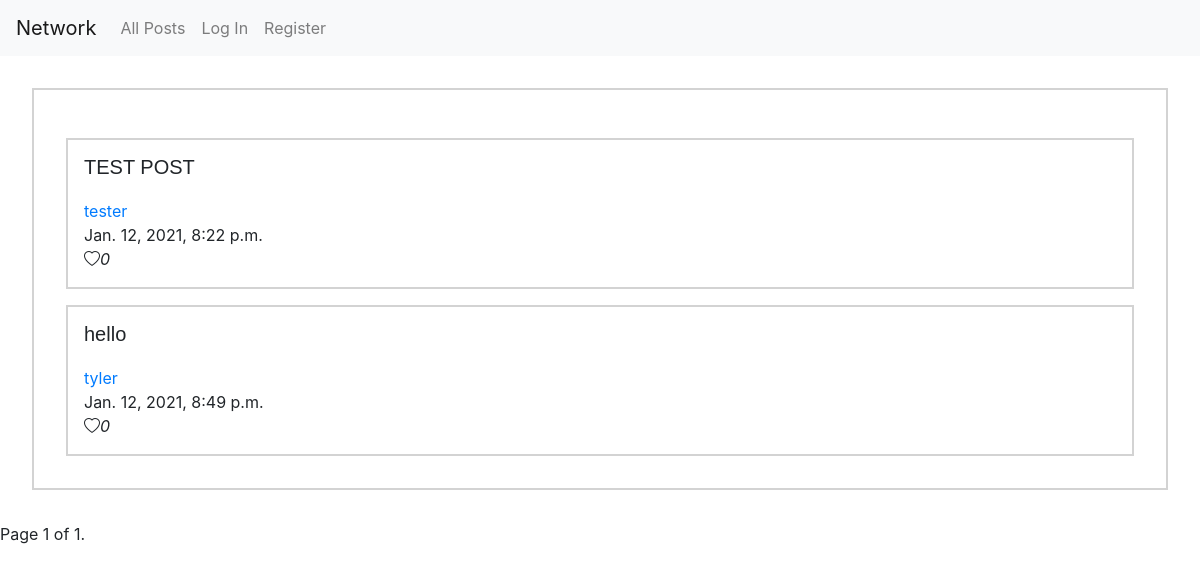
Before: / with the older database file.
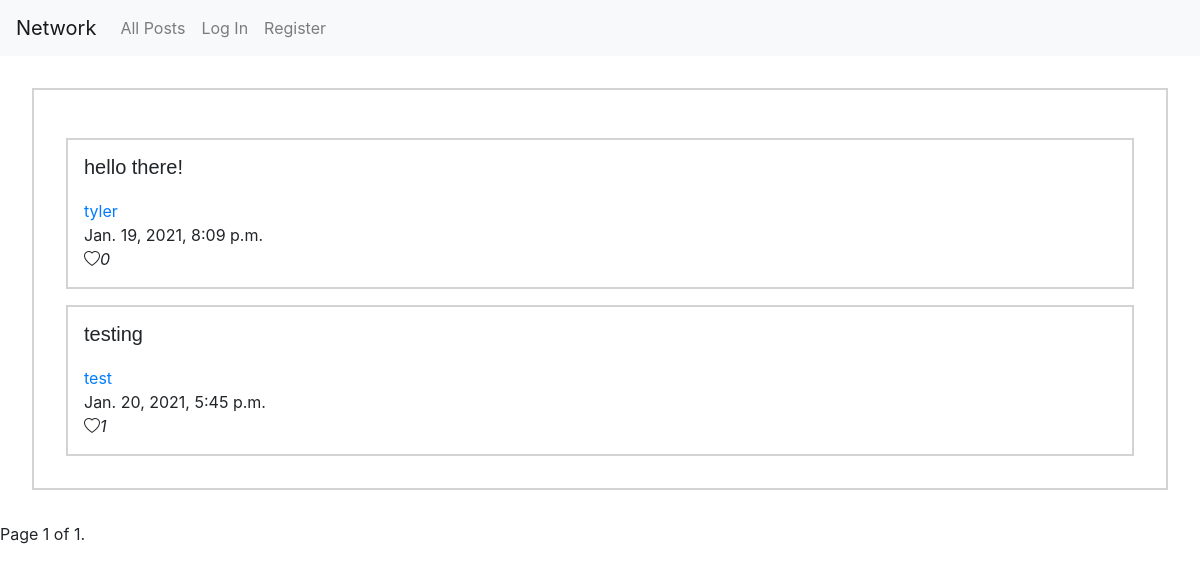
After: the same page with the newer database file.
### network/models.py (models this page shows)
class Post(models.Model):
    text        = models.TextField()
    date_time   = models.DateTimeField('Post date', auto_now_add=True)
    num_likes   = models.IntegerField()
    author      = models.ForeignKey(User, on_delete=models.CASCADE, related_name="author")

class User(AbstractUser):
    pass

### network/views.py (the view, shortened to what this page needs)
# urls.py: path("", views.index, name="index"),
def index(request):
    posts               = Post.objects.all()
    user_liked_posts    = []
    paginator = Paginator(posts, 10)
    page_number = request.GET.get('page')
    page_obj = paginator.get_page(page_number)
    if request.user.is_authenticated:
        user_likes          = Post_Likes.objects.filter(user_liked=request.user).select_related('post_id')
        user_liked_posts    = [post.post_id for post in user_likes]
    return render(request, "network/index.html",{
        "Posts": posts,
        "Posts_liked": user_liked_posts,
        "page_obj": page_obj
    })

### network/templates/network/index.html (shortened to what this page needs)
{% extends "network/layout.html" %}
{% block body %}
    {% if Posts %}
        <div id="postings">
            {% for post in Posts %}
                <div class="post" data-postId= {{ post.id }}>
                    <div class="postText">
                        {{ post.text }}
                    </div>
                    {% if user == post.author %}
                        <div class="postEdit">
                            <button type="button"  class="btn btn-primary" id="editPostBtn">Edit</button>
                        </div>
                    {% else %}
                        <div class="postAuthor" data-postAuthor= {{ post.author }}>
                            <a href="{% url 'profile'  post.author  %}">{{ post.author }}</a>
                        </div>
                    {% endif %}
                    <div class="postDate">
                        {{ post.date_time }}
                    </div>
                    <div class="postLikes">
                        {% if user == post.author %}
                            <i class="bi bi-heart-fill">{{ post.num_likes }}</i>
                        {% else %}
                            {% if post in Posts_liked %}
                                <i class="bi bi-heart-fill" id="likeBtn">{{ post.num_likes }}</i>
                            {% else %}
                                <i class="bi bi-heart" id="likeBtn">{{ post.num_likes }}</i>
                            {% endif %}
                        {% endif %}
                    </div>
                </div>
            {% endfor %}
        </div>
        <div class="pagination">
            <span class="step-links">
                <span class="current">
                    Page {{ page_obj.number }} of {{ page_obj.paginator.num_pages }}.
                </span>
            </span>
        </div>
    {% endif %}
{% endblock %}

### network/templates/network/layout.html (shortened to what this page needs)
{% load static %}
<!DOCTYPE html>
<html lang="en">
    <head>
        <link rel="stylesheet" href="https://stackpath.bootstrapcdn.com/bootstrap/4.4.1/css/bootstrap.min.css">
        <link rel="stylesheet" href="https://cdn.jsdelivr.net/npm/bootstrap-icons@1.3.0/font/bootstrap-icons.css">
        <link href="{% static 'network/styles.css' %}" rel="stylesheet">
    </head>
    <body>
        <nav class="navbar navbar-expand-lg navbar-light bg-light">
            <a class="navbar-brand" href="#">Network</a>
            <div>
              <ul class="navbar-nav mr-auto">
                <li class="nav-item">
                  <a class="nav-link" href="{% url 'index' %}">All Posts</a>
                </li>
                {% if user.is_authenticated %}
                    <li class="nav-item">
                        <a class="nav-link" href="{% url 'following' %}">Following</a>
                    </li>
                    <li class="nav-item">
                        <a class="nav-link" href="{% url 'logout' %}">Log Out</a>
                    </li>
                {% else %}
                    <li class="nav-item">
                        <a class="nav-link" href="{% url 'login' %}">Log In</a>
                    </li>
                    <li class="nav-item">
                        <a class="nav-link" href="{% url 'register' %}">Register</a>
                    </li>
                {% endif %}
              </ul>
            </div>
          </nav>
        <div class="body">
            {% block body %}
            {% endblock %}
        </div>
    </body>
</html>

### network/static/network/styles.css (style rules this page uses)
.postText { font: 20px bold Arial, sans-serif; margin-bottom: 1em; display: block; }
.post { border: 2px solid lightgrey; padding: 1em; margin-top: 1em; }
#postings { border: 2px solid lightgray; margin: 2em; padding: 2em; }

Changed rows visible on the page:
removed Post: text "TEST POST", author "tester", date_time "Jan. 12, 2021, 8:22 p.m.", num_likes "0"
removed Post: text "hello", author "tyler", date_time "Jan. 12, 2021, 8:49 p.m.", num_likes "0"
added Post: text "hello there!", author "tyler", date_time "Jan. 19, 2021, 8:09 p.m.", num_likes "0"
added Post: text "testing", author "test", date_time "Jan. 20, 2021, 5:45 p.m.", num_likes "1"
